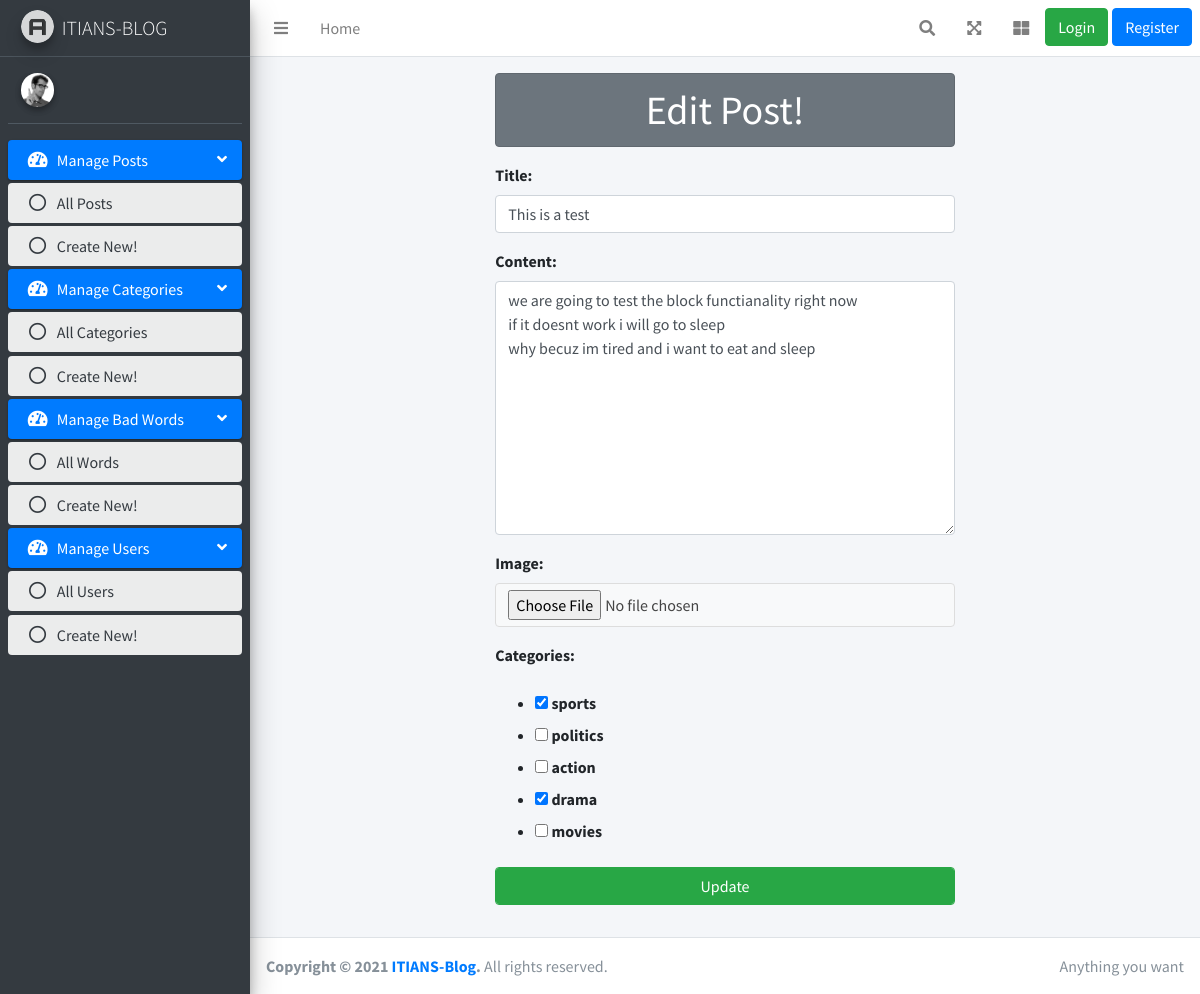
The page /auth/post/edit/this-is-a-test on the database as committed earlier.
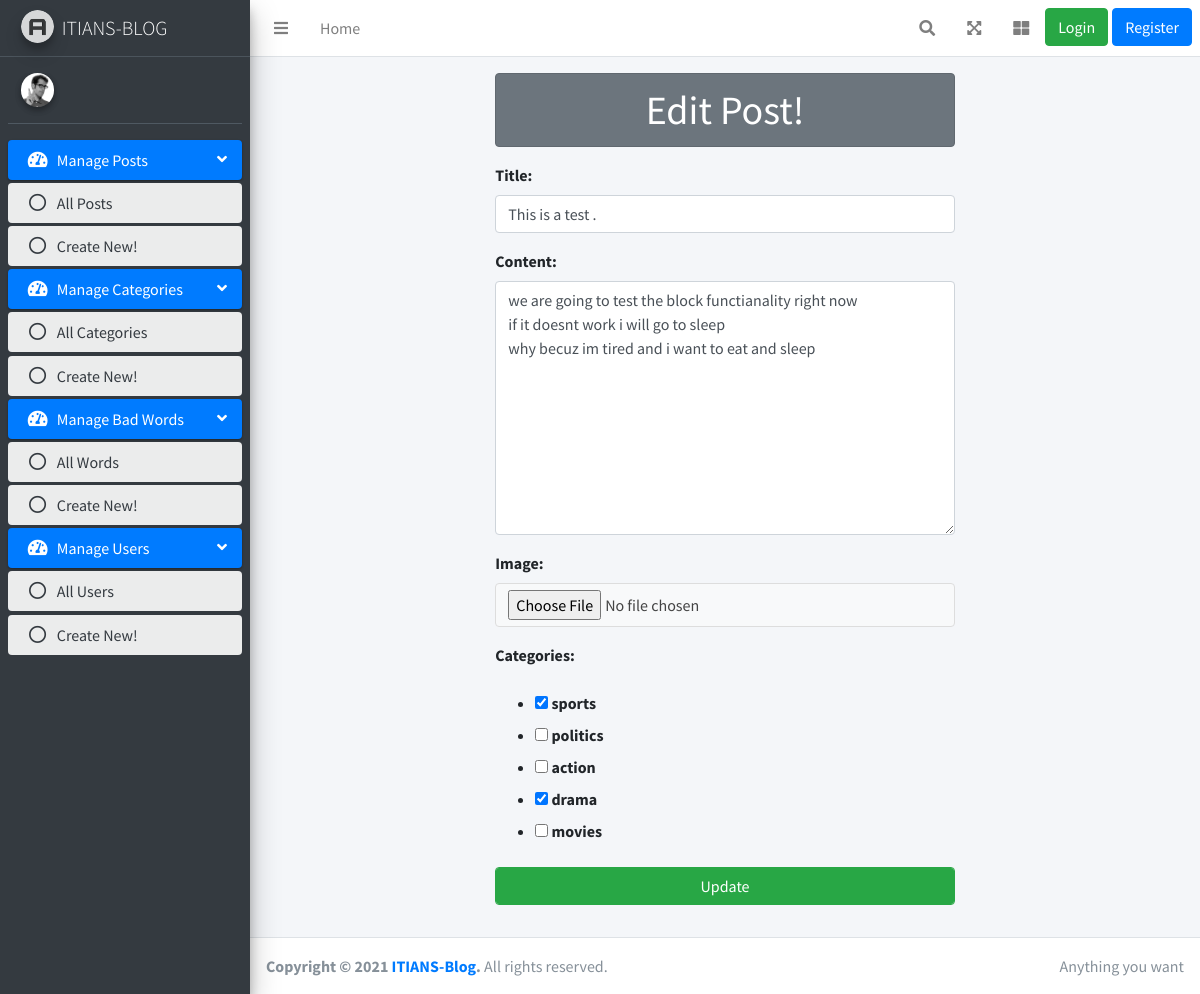
The same page on the database as committed later.
### posts/models.py (models this page shows, shortened)
class Post(models.Model):
    user = models.ForeignKey(User, on_delete=models.CASCADE)
    title = models.CharField(max_length = 50)
    content = models.TextField(max_length = 600)
    image = models.ImageField(upload_to = "posts")
    publish = models.DateField(auto_now_add = True)
    categories = models.ManyToManyField(Category, related_name="categories", blank=True)
    slug = models.SlugField(primary_key=True, db_index=True)
    likes = models.ManyToManyField(User, related_name="likes", blank=True)
    dislikes = models.ManyToManyField(
        User, related_name="dislikes", blank=True)

### dashboard/views.py (the view, shortened to what this page needs)
# urls.py: path("auth/post/edit/<slug>", views.edit_posts, name="editpost"),
def edit_posts(request, slug):
    post = get_object_or_404(Post, slug=slug)
    form = PostsForm(request.POST or None, request.FILES or None, initial={
        "title": post.title,
        "content": post.content,
        "image": post.image,
        "categories": [category.id for category in post.categories.all()]
    })
    context = {
        "form": form,
        "post": post
    }
    return render(request, 'auth/dashboard/posts/posts_edit.html', context)

### dashboard/forms.py
class PostsForm(forms.Form):
    title = forms.CharField(widget=forms.TextInput(
        attrs={'class': 'form-control'}))
    content = forms.CharField(widget=forms.Textarea(
        attrs={'class': 'form-control'}))
    image = forms.FileField(widget=forms.FileInput(
        attrs={'class': 'btn btn-default btn-file w-100'}))
    categories = forms.MultipleChoiceField(widget=forms.CheckboxSelectMultiple(attrs={'class': ''}), choices=Category.objects.values_list('id', 'name'))
    def __init__(self, *args, **kwargs):
        super(PostsForm,self).__init__(*args, **kwargs)
        self.fields['categories'].choices = Category.objects.values_list('id', 'name')

### dashboard/templates/auth/dashboard/posts/posts_edit.html (shortened to what this page needs)
{%extends 'dashboard/layout/base.html'%}
{% block body_block %}
<div class="row">
    <div class="col-6 offset-3">
        <h1 class="alert text-center alert-secondary w-100 mt-3">Edit Post!</h1>
        <form enctype="multipart/form-data" method="POST" class="form-group" action="{% url 'dashboard:editpost' post.slug %}"  >
            {{form.as_p}}
            <button type="submit" class="btn btn-success form-control mb-3">Update</button>
        </form>
    </div>
</div>
{% endblock %}

Rows that differ between the two databases and show on the page:
changed Post: title "This is a test" → "This is a test ."
